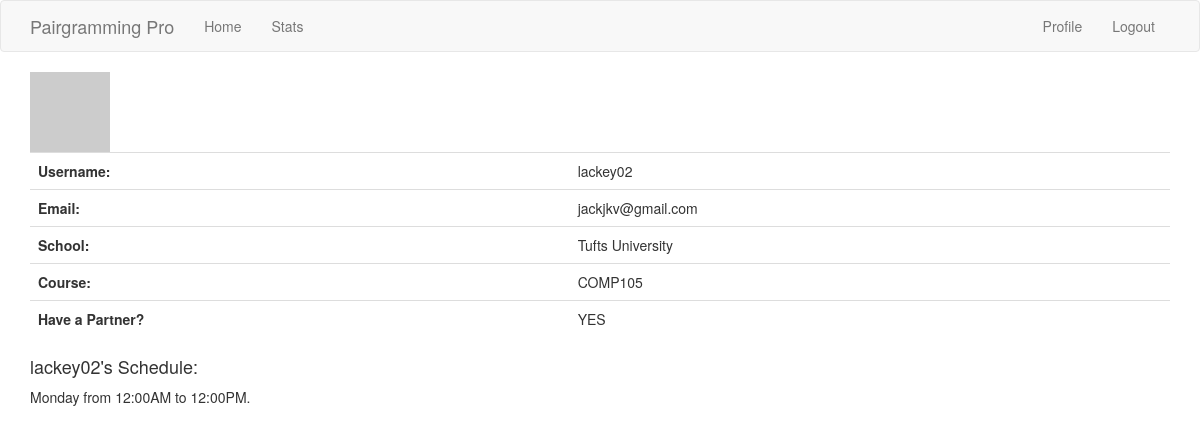
The app's page /user/lackey02 (signed in), older data.
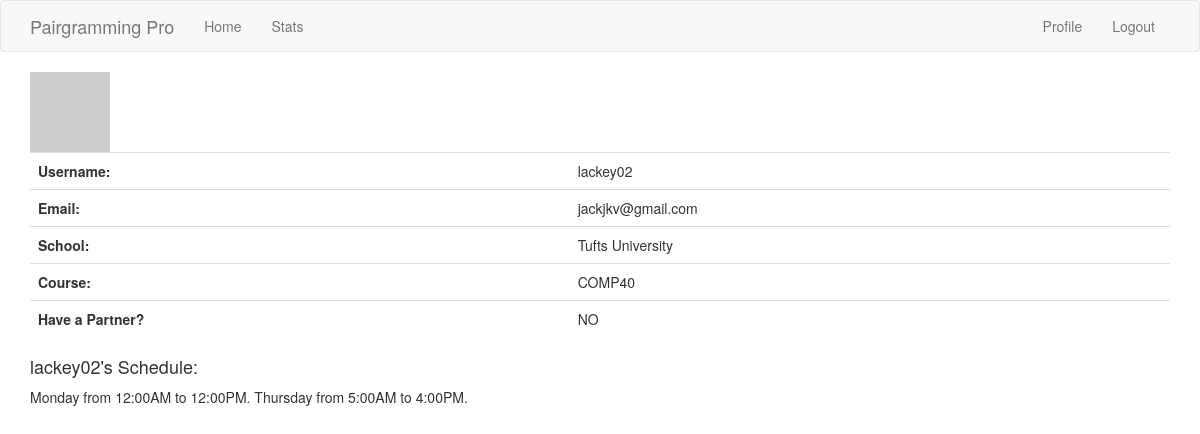
The same page, newer data.
### app/models.py (models this page shows, shortened)
class User(UserMixin, db.Model):
    id = db.Column(db.Integer, primary_key=True)
    username = db.Column(db.String(128), index=True, unique=True)
    email = db.Column(db.String(128), index=True, unique=True)
    s_id = db.Column(db.Integer, db.ForeignKey('school.id'))
    c_id = db.Column(db.Integer, db.ForeignKey('course.id'))
    password_hash = db.Column(db.String(128))
    free_times = db.relationship('FreeInterval', backref='author', lazy='dynamic')
    taken = db.Column(db.Boolean)
    partner = db.Column(db.String(128))
    def avatar(self, size):
        digest = md5(self.email.lower().encode('utf-8')).hexdigest()
        return 'https://www.gravatar.com/avatar/{}?d=identicon&s={}'.format(digest, size)

class School(db.Model):
    id = db.Column(db.Integer, primary_key=True)
    name = db.Column(db.String(128), index=True, unique=True)
    courses = db.relationship('Course', backref='institution', lazy='dynamic')
    students = db.relationship('User', backref='attending', lazy='dynamic')
    admin_school = db.Column(db.Boolean)

class Course(db.Model):
    id = db.Column(db.Integer, primary_key=True)
    name = db.Column(db.String(64), index=True, unique=True)
    s_id = db.Column(db.Integer, db.ForeignKey('school.id'))
    students = db.relationship('User', backref='enrolled', lazy='dynamic')

class FreeInterval(db.Model):
    id = db.Column(db.Integer, primary_key=True)
    start_day = db.Column(db.String(10))
    start_time = db.Column(db.String(10))
    end_day = db.Column(db.String(10))
    end_time = db.Column(db.String(10))
    user_id = db.Column(db.Integer, db.ForeignKey('user.id'))
    def __repr__(self):
        if self.start_day == self.end_day:
            return '{} from {} to {}.'.format(self.start_day, self.start_time, self.end_time)
        else:
            return '{} at {} to {} at {}.'.format(self.start_day, self.start_time, self.end_day, self.end_time)

### app/routes.py (the view)
@app.route('/user/<username>')
@login_required
def user(username):
    user = User.query.filter_by(username=username).first_or_404()
    schedule = schedule = FreeInterval.query.filter_by(author=user)
    if user.username == current_user.username and str(current_user.username) in DM.ADMINS:
        return render_template('user.html', user=user, admin=True, schedule=schedule)
    else:
        return render_template('user.html', user=user, schedule=schedule)

### app/models.py (called while the page is built)
@login.user_loader
def load_user(id):
    return User.query.get(int(id))

### app/templates/user.html (shortened to what this page needs)
{% extends "base.html" %}
{% block app_content %}
    <img src="{{ user.avatar(129) }}">
    <table class="table">
        <tr>
            <th>Username:</th>
            <td>{{ user.username }}</td>
        </tr>
        <tr>
            <th>Email:</th>
            <td>{{ user.email }}</td>
        </tr>
        <tr>
            <th>School:</th>
            <td>{{ user.attending.name }}</td>
        </tr>
        <tr>
            <th>Course:</th>
            <td>{{ user.enrolled.name }}</td>
        </tr>
        <tr>
            <th>Have a Partner?</th>
            <td>
                {% if user.taken %}
                YES
                {% else %}
                NO
                {% endif %}
            </td>
        </tr>
    </table>
    {% if user == current_user %}
        <p><a href="{{ url_for('edit_profile') }}">Edit your profile</a></p>
    {% else %}
        <h4>{{user.username}}'s Schedule:</h4>
        {% for s in schedule %}
        {{s}}
        {% else %}
            Nothing yet
        {% endfor %}
    {% endif %}
{% endblock %}

### app/templates/base.html (shortened to what this page needs)
{% extends 'bootstrap/base.html' %}
{% block navbar %}
    <nav class="navbar navbar-default">
        <div class="container">
            <div class="navbar-header">
                <a class="navbar-brand" href="{{ url_for('index') }}">Pairgramming Pro</a>
            </div>
            <div class="collapse navbar-collapse" id="bs-example-navbar-collapse-1">
                <ul class="nav navbar-nav">
                    <li><a href="{{ url_for('index') }}">Home</a></li>
                    <li><a href="{{ url_for('stats') }}">Stats</a></li>
                </ul>
                <ul class="nav navbar-nav navbar-right">
                    {% if current_user.is_anonymous %}
                    <li><a href="{{ url_for('login') }}"></a></li>
                    {% else %}
                    <li><a href="{{ url_for('user', username=current_user.username) }}">Profile</a></li>
                    <li><a href="{{ url_for('logout') }}">Logout</a></li>
                    {% endif %}
                </ul>
            </div>
        </div>
    </nav>
{% endblock %}
{% block content %}
    <div class="container">
        {% block app_content %}{% endblock %}
    </div>
{% endblock %}

Row changes from the older to the newer data that the page shows:
no longer on this page (row unchanged): Course: enrolled.name "COMP105"
added Course: enrolled.name "COMP40"
added FreeInterval: start_day+end_day+start_time "Thursday from 5:00AM to 4:00PM."
Text that changed along with them:
text no longer shown: "YES"
text now shown: "NO"
